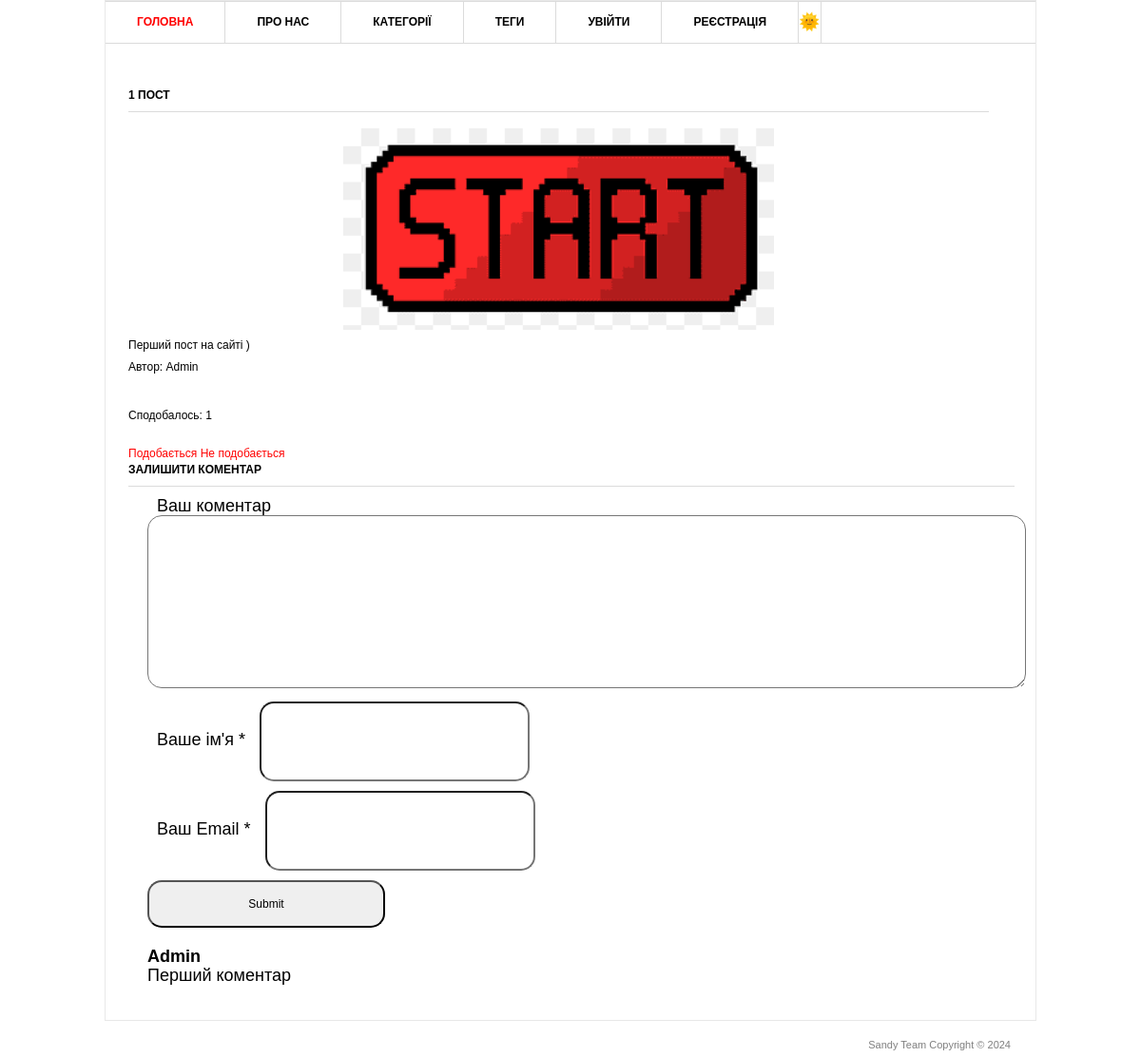
Screenshot of /3/ with the database file from the repository.
### blog/models.py (models this page shows, shortened)
class Post(models.Model):
    title = models.CharField('Заголовок записа', max_length=100)
    description = models.TextField('Текст записа')
    author = models.CharField('Нік автора', max_length=100)
    date = models.DateField('Дата  публікацій')
    img = models.ImageField("Зображення", upload_to='2024')
    class Meta:
        verbose_name = 'Запис'
        verbose_name_plural = 'Записи'

class Comments(models.Model):
    email = models.EmailField()
    name = models.CharField("Ім'я", max_length=50)
    text_comments = models.TextField('Текст коментаря', max_length=2000)
    post = models.ForeignKey(Post, verbose_name='Публікація', on_delete=models.CASCADE)
    class Meta:
        verbose_name = 'Коментар'
        verbose_name_plural = 'Коментарі'

### blog/views.py (the view)
# urls.py: path('<int:pk>/', views.PostDetail.as_view(), name='post_detail'),
class PostDetail(View):
    def get(self, request, pk):
        post = Post.objects.get(id=pk)
        return render(request, 'post_detail.html', {'post': post})

### static/templates/post_detail.html (shortened to what this page needs)
{% extends "base.html" %}
{% block content %}
<div id="content" class="left">
    <div class="projects">
        <h3>{{ post.title }}</h3>
        <p align="center">
            <img src="{{ post.img.url }}" width="50%"/>
        </p>
        <div class="item">
            <div class="text left">
                <p>{{ post.description }}</p>
                <p>Автор: {{ post.author }}</p>
            </div>
        </div>
    </div>
</div>
<div>
    <br>
    <p>Сподобалось: {{ post.likes_set.all.count }}</p>
    <br>
    <a href="{% url 'add_likes' post.id %}">Подобається</a>
    <a href="{% url 'del_likes' post.id %}">Не подобається</a>
</div>
<div class="form-comment">
    <h3>Залишити коментар</h3>
    <div>
        <form action="{% url 'add_comments' post.id %}" method="post">
            <div>
                <label>Ваш коментар</label>
                <textarea name="text_comments"></textarea>
            </div>
            <div>
                <label>Ваше ім'я *</label>
                <input type="text" name="name">
            </div>
            <div>
                <label>Ваш Email *</label>
                <input type="email" name="email">
            </div>
            <div><input type="submit"></div>
        </form>
    </div>
</div>
<div>
    {% for comment in post.comments_set.all %}
    <div class="view-comment">
        <h4>{{ comment.name }}</h4>
        <p>{{ comment.text_comments }}</p>
    </div>
    {% endfor %}
</div>
{% endblock %}

### static/css/style.css (style rules this page uses)
* { margin: 0; padding: 0; outline:0; }
body { font-size: 12px; line-height: 20px; font-family: Georgia, Arial, Helvetica, Sans-Serif; color: #333; background: url() repeat 0 0; }
a { color: #ff0000; text-decoration: none; cursor:pointer; }
input, textarea, select { font-family: Arial, Helvetica, sans-serif; font-size:12px; }
textarea { overflow:auto; }
.left, .alignleft { float: left; display: inline; }
#main h3 { font-size: 12px; line-height: 15px; color: #000; text-transform: uppercase; border-bottom: 1px solid #dbdbdb; padding: 0 0 9px 0; }
#content { width: 905px; }
.projects { padding: 10px 0 0 0; }
.projects h3 { margin: 0 0 17px 0; }
.projects .item { margin: 0 0 28px 0; }
.projects .text { width: 600px; }
.projects .text p { padding: 0 0 3px 0; }
.form-comment { font-size: 18px; }
.form-comment label { margin: 10px 10px; }
.form-comment input { border-radius: 15px; padding: 15px; height: 50px; width: 250px; }
.form-comment textarea { border-radius: 15px; padding: 15px; height: 150px; width: 100%; resize: vertical; }
.form-comment div { margin: 10px; }
.view-comment { padding: 10px; margin: 10px; font-size: 18px; border-radius: 15px; }
body.light-theme { background-color: white; color: black; }

### static/templates/base.html (style rules this page uses)
body.light-theme { background-color: white; color: black; }

### rows the page displays
Post: title "1 ПОСТ", img (picture), description "Перший пост на сайті )", author "Admin", likes_set.all.count "1"
Comments: name "Admin", text_comments "Перший коментар"
